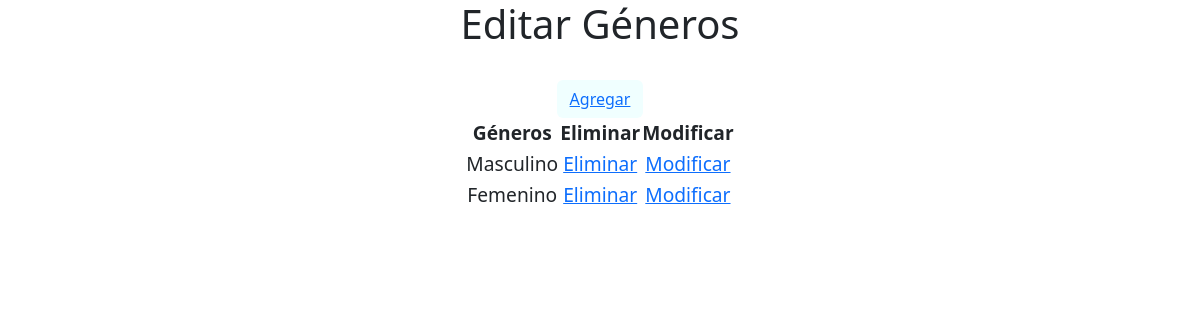
Before: /formulario/crud_generos with the older database file.
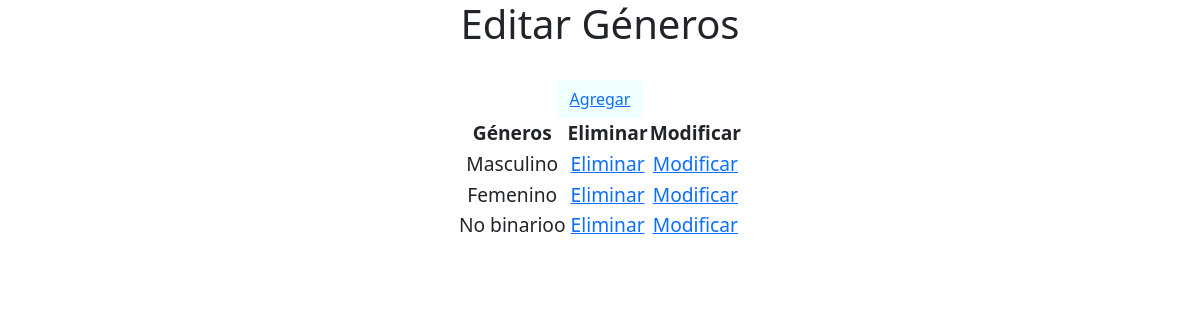
After: the same page with the newer database file.
### formulario/models.py (models this page shows)
class Genero(models.Model):
    id_genero  = models.AutoField(db_column='idGenero', primary_key=True)
    genero     = models.CharField(max_length=20, blank=False, null=False)

### formulario/views.py (the view)
# urls.py: path('crud_generos', views.crud_generos, name='crud_generos'),
def crud_generos(request):
    generos = Genero.objects.all()
    context = {'generos': generos}
    print("Enviando datos generos_list")
    return render(request, 'formulario/generos_list.html', context)

### formulario/templates/formulario/generos_list.html (shortened to what this page needs)
<!DOCTYPE html>
<html lang="es">
<head>
    {% load static %}
    <link href="https://cdn.jsdelivr.net/npm/bootstrap@5.3.3/dist/css/bootstrap.min.css" rel="stylesheet"
>
    <link rel="stylesheet" href="{% static 'CSS/styleGenero.css' %}">
</head>
<body>
    <h1>Editar Géneros</h1>
    <br>
    <div class="containerAgregar text-center">
        <button type="button" class="btn" style="background-color: azure;">
            <a href="{% url 'generosAdd' %}">Agregar</a>
        </button>
    </div>
    <table>
        {% if generos %}
        <th>Géneros</th>
        <th>Eliminar</th>
        <th>Modificar</th>
        {% for x in generos %}
        <tr>
            <td> {{ x.genero }} </td>
            <td> <a href="{% url 'generos_del' pk=x.id_genero %}">Eliminar</a></td>
            <td> <a href="{% url 'generos_edit' pk=x.id_genero %}">Modificar</a></td>
        </tr>
        {% endfor %}
        {% endif %}
    </table>
</body>
</html>

Changed rows visible on the page:
added Genero: genero "No binarioo"
